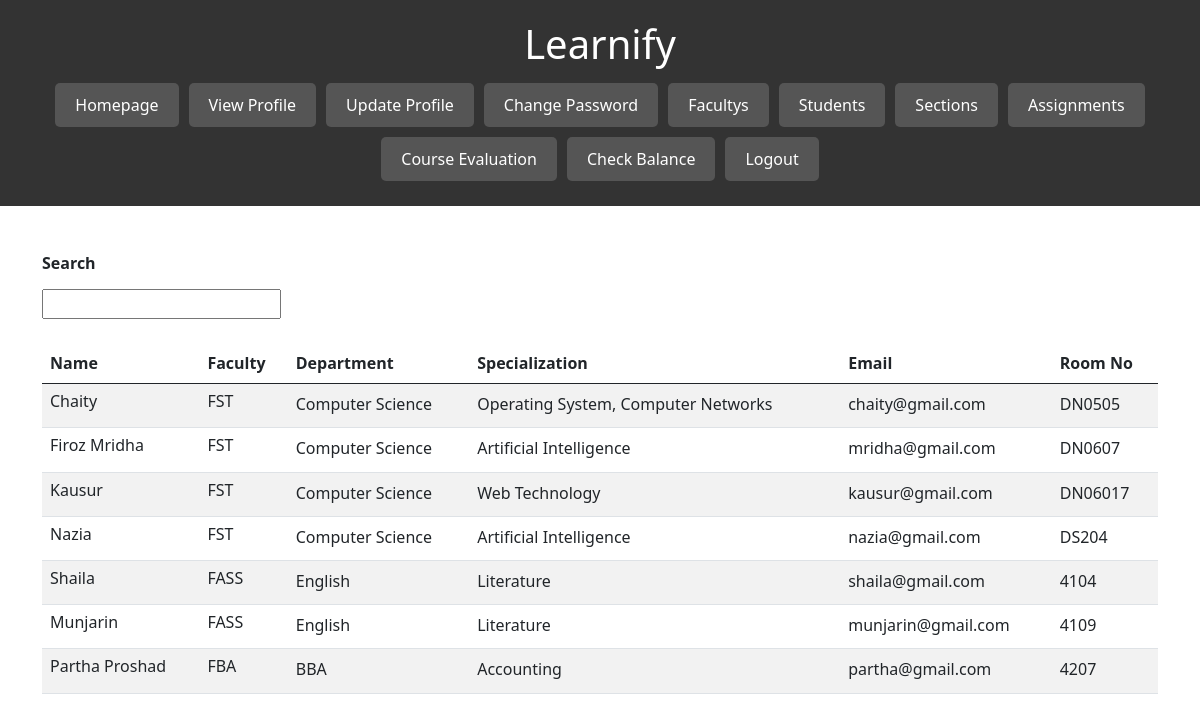
The page /view/facultyView.php (signed in) on the database its author committed.
### tables this page shows
CREATE TABLE `facultys` (
  `id` int(100) NOT NULL,
  `name` varchar(50) NOT NULL,
  `faculty` varchar(50) NOT NULL,
  `department` varchar(50) NOT NULL,
  `specialization` varchar(50) NOT NULL,
  `email` varchar(50) NOT NULL,
  `roomNo` varchar(10) NOT NULL
);

### view/facultyView.php (the view, shortened to what this page needs)
<?php
  include('../Controller/header.php');
?>
<!DOCTYPE html>
<html lang="en">
<head>
  <link rel="stylesheet" href="https://cdn.jsdelivr.net/npm/bootstrap@5.0.2/dist/css/bootstrap.min.css">
</head>
<body>
<?php
$conn = connect();
?>
<div class="container mt-4">
    <h6 class="mt-5"><b>Search</b></h6>
    <div class="input-group mb-4 mt-3">
         <div class="form-outline">
            <input type="text" id="getName"/>
        </div>
    </div>
    <table class="table table-striped">
        <thead>
          <tr>
            <th>Name</th>
            <th>Faculty</th>
            <th>Department</th>
            <th>Specialization</th>
            <th>Email</th>
            <th>Room No</th>
          </tr>
        </thead>
        <tbody id="showdata">
          <?php
                $sql = "SELECT * FROM facultys";
                $query = mysqli_query($conn,$sql);
                while($row = mysqli_fetch_assoc($query))
                {
                  echo"<tr>";
                   echo"<td><h6>".$row['name']."</h6></td>";
                   echo"<td><h6>".$row['faculty']."</h6></td>";
                   echo"<td>".$row['department']."</td>";
                   echo"<td>".$row['specialization']."</td>";
                   echo"<td>".$row['email']."</td>";
                   echo"<td>".$row['roomNo']."</td>";
                  echo"</tr>";
                }
            ?>
        </tbody>
    </table>
</div>
</body>
</html>

### Controller/header.php (shortened to what this page needs)
<!DOCTYPE html>
<html lang="en">
<head>
    <link rel="stylesheet" href="../view/CSS/header.css">
</head>
<body>
<header>
    <h1>Learnify</h1>
    <div class="nav">
        <a href="../view/landing.php">Homepage</a>
        <a href="../Controller/viewProfileAction.php">View Profile</a>
        <a href="../Controller/editViewProfile.php">Update Profile</a>
        <a href="../view/changePassword.php">Change Password</a>
        <a href="../view/facultyView.php">Facultys</a>
        <a href="../view/studentView.php">Students</a>
        <a href="../Controller/sectionViewAction.php">Sections</a>
        <a href="../Controller/assignmentViewAction.php">Assignments</a>
        <a href="../Controller/courseEvaluationAction.php">Course Evaluation</a>
        <a href="../Controller/balanceAction.php">Check Balance</a>
        <a href="../Controller/logout.php">Logout</a>
    </div>
</header>
</body>
</html>

### view/CSS/header.css (style rules this page uses)
header { background-color: #333; color: #fff; padding: 20px 0; text-align: center; }
.nav { margin-top: 10px; display: flex; flex-wrap: wrap; justify-content: center; }
.nav a { color: #fff; padding: 10px 20px; text-decoration: none; border-radius: 5px; background-color: #555; transition: background-color 0.3s ease; margin: 5px; }

### Controller/header.php (style rules this page uses)
body { font-family: Arial, sans-serif; margin: 0; padding: 0; }

### rows shown on the page
facultys: name "Chaity", faculty "FST", department "Computer Science", specialization "Operating System, Computer Networks", email "chaity@gmail.com", roomNo "DN0505"
facultys: name "Firoz Mridha", faculty "FST", department "Computer Science", specialization "Artificial Intelligence", email "mridha@gmail.com", roomNo "DN0607"
facultys: name "Kausur", faculty "FST", department "Computer Science", specialization "Web Technology", email "kausur@gmail.com", roomNo "DN06017"
facultys: name "Nazia", faculty "FST", department "Computer Science", specialization "Artificial Intelligence", email "nazia@gmail.com", roomNo "DS204"
facultys: name "Shaila", faculty "FASS", department "English", specialization "Literature", email "shaila@gmail.com", roomNo "4104"
facultys: name "Munjarin", faculty "FASS", department "English", specialization "Literature", email "munjarin@gmail.com", roomNo "4109"
facultys: name "Partha Proshad", faculty "FBA", department "BBA", specialization "Accounting", email "partha@gmail.com", roomNo "4207"
